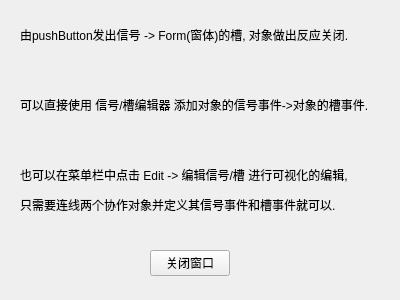
<?xml version="1.0" encoding="UTF-8"?>
<ui version="4.0">
 <class>Form</class>
 <widget class="QWidget" name="Form">
  <property name="geometry">
   <rect>
    <x>0</x>
    <y>0</y>
    <width>400</width>
    <height>300</height>
   </rect>
  </property>
  <property name="windowTitle">
   <string>Form</string>
  </property>
  <widget class="QPushButton" name="pushButton">
   <property name="geometry">
    <rect>
     <x>150</x>
     <y>250</y>
     <width>80</width>
     <height>26</height>
    </rect>
   </property>
   <property name="text">
    <string>关闭窗口</string>
   </property>
  </widget>
  <widget class="QLabel" name="label">
   <property name="geometry">
    <rect>
     <x>20</x>
     <y>10</y>
     <width>371</width>
     <height>221</height>
    </rect>
   </property>
   <property name="text">
    <string>&lt;html&gt;&lt;head/&gt;&lt;body&gt;&lt;p&gt;由pushButton发出信号 -&amp;gt; Form(窗体)的槽, 对象做出反应关闭.&lt;/p&gt;&lt;p&gt;&lt;br/&gt;&lt;/p&gt;&lt;p&gt;可以直接使用 信号/槽编辑器 添加对象的信号事件-&amp;gt;对象的槽事件. &lt;/p&gt;&lt;p&gt;&lt;br/&gt;&lt;/p&gt;&lt;p&gt;也可以在菜单栏中点击 Edit -&amp;gt; 编辑信号/槽 进行可视化的编辑,&lt;/p&gt;&lt;p&gt;只需要连线两个协作对象并定义其信号事件和槽事件就可以.&lt;/p&gt;&lt;/body&gt;&lt;/html&gt;</string>
   </property>
   <property name="textFormat">
    <enum>Qt::RichText</enum>
   </property>
  </widget>
 </widget>
 <resources/>
 <connections>
  <connection>
   <sender>pushButton</sender>
   <signal>clicked()</signal>
   <receiver>Form</receiver>
   <slot>close()</slot>
   <hints>
    <hint type="sourcelabel">
     <x>189</x>
     <y>262</y>
    </hint>
    <hint type="destinationlabel">
     <x>199</x>
     <y>149</y>
    </hint>
   </hints>
  </connection>
 </connections>
</ui>
